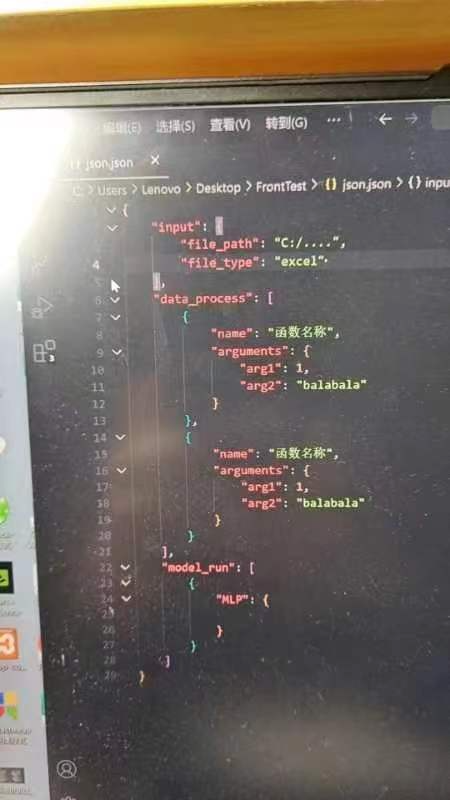
#> input picture image.png, 450 x 800 px
$ python -i feature_engineering.py   (imports and definitions only)   (older library calls are emulated)
#> lines starting #> are read from the running program, lines starting #| are printed output that depends on the picture
#> further down, picture is the input picture: shape (800, 450, 3); mean B, G, R 98.2, 106.1, 115.9
from sklearn.preprocessing import StandardScaler
from sklearn.preprocessing import KBinsDiscretizer
from sklearn.preprocessing import OneHotEncoder
from sklearn.preprocessing import LabelEncoder
from sklearn.feature_extraction.text import TfidfVectorizer
from sklearn.metrics.pairwise import cosine_similarity
import numpy as np
import cv2

# [103 lines left out: functions standardize_data, discretize_data, onehot_encode, label_encode, descriptive_statistics, convert_to_word_vectors and 1 more, not called in this run]

def enhance_image(image):
    """
    对图像进行增强处理

    参数：
    image (numpy.ndarray): 需要进行增强处理的图像，以NumPy数组形式表示

    返回：
    enhanced_image (numpy.ndarray): 增强后的图像，以NumPy数组形式返回
    """
    # 转换图像为灰度图像
    gray_image = cv2.cvtColor(image, cv2.COLOR_BGR2GRAY)
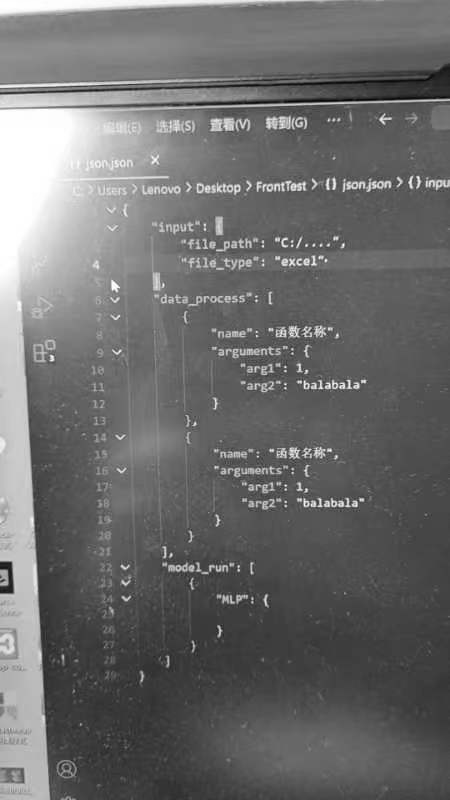
#> gray_image: shape (800, 450); min 7, max 255, mean 108.1

    # 对灰度图像进行直方图均衡化
    equalized_image = cv2.equalizeHist(gray_image)
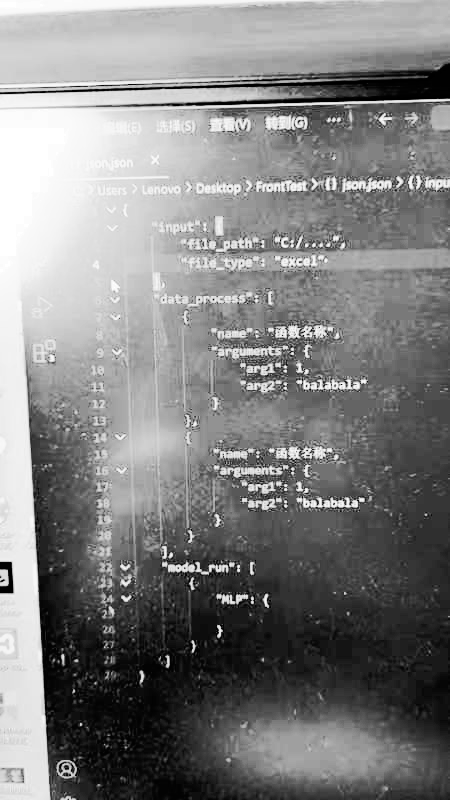
#> equalized_image: shape (800, 450); min 0, max 255, mean 128.8

    # 对均衡化后的图像进行高斯模糊
    blurred_image = cv2.GaussianBlur(equalized_image, (5, 5), 0)

    # 对模糊后的图像进行边缘增强
    enhanced_image = cv2.Laplacian(blurred_image, cv2.CV_64F)
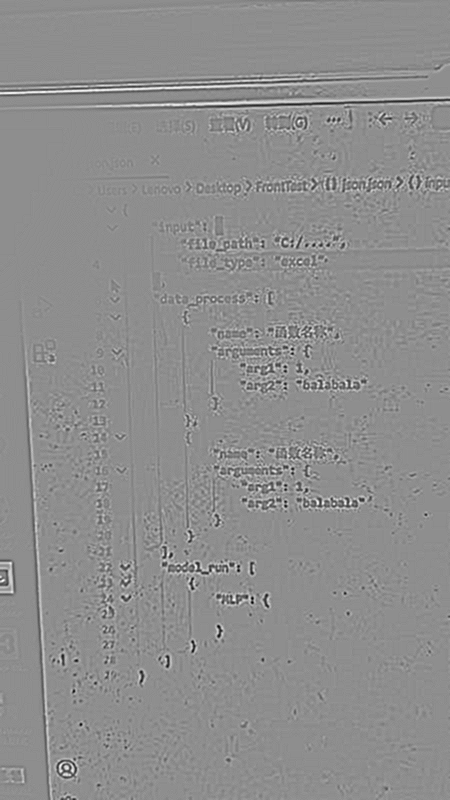
#> enhanced_image: shape (800, 450) float64; min -102, max 81, mean 0; drawn with min black and max white

    # 将图像像素值归一化到0-255范围
    enhanced_image = cv2.normalize(enhanced_image, None, 0, 255, cv2.NORM_MINMAX, cv2.CV_8U)

    return enhanced_image

>>> import cv2
>>> picture = cv2.imread('../image.png')
>>> result = enhance_image(picture)
